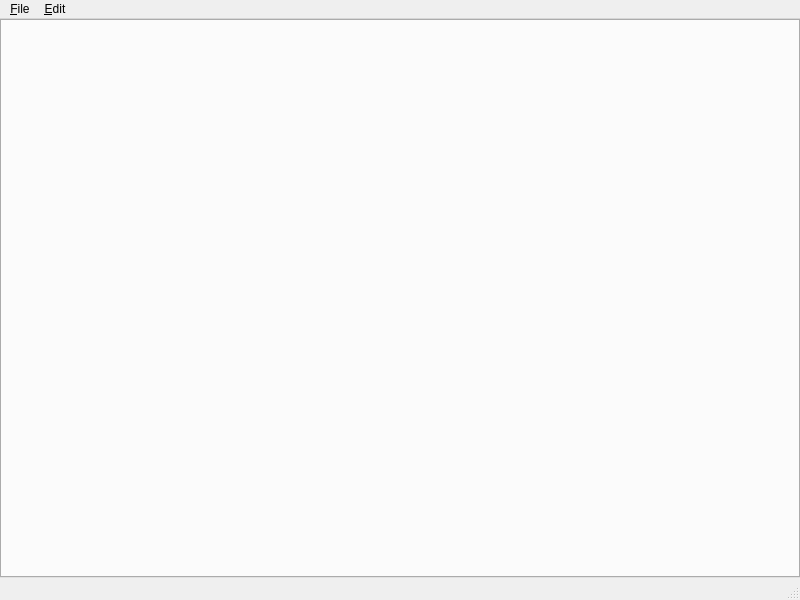
<?xml version="1.0" encoding="UTF-8"?>
<ui version="4.0">
 <class>MainWindow</class>
 <widget class="QMainWindow" name="MainWindow">
  <property name="geometry">
   <rect>
    <x>0</x>
    <y>0</y>
    <width>800</width>
    <height>600</height>
   </rect>
  </property>
  <property name="windowTitle">
   <string>Clight GUI</string>
  </property>
  <property name="windowIcon">
   <iconset theme="display-brightness">
    <normaloff>.</normaloff>.</iconset>
  </property>
  <widget class="QWidget" name="centralwidget">
   <layout class="QGridLayout" name="gridLayout">
    <property name="leftMargin">
     <number>0</number>
    </property>
    <property name="topMargin">
     <number>0</number>
    </property>
    <property name="rightMargin">
     <number>0</number>
    </property>
    <property name="bottomMargin">
     <number>0</number>
    </property>
    <item row="0" column="0">
     <widget class="QTabWidget" name="tabWidget">
      <property name="currentIndex">
       <number>-1</number>
      </property>
     </widget>
    </item>
   </layout>
  </widget>
  <widget class="QMenuBar" name="menubar">
   <property name="geometry">
    <rect>
     <x>0</x>
     <y>0</y>
     <width>800</width>
     <height>26</height>
    </rect>
   </property>
   <widget class="QMenu" name="menuFile">
    <property name="title">
     <string>&amp;File</string>
    </property>
    <addaction name="actionSave"/>
    <addaction name="actionQuit"/>
   </widget>
   <widget class="QMenu" name="menu_Edit">
    <property name="title">
     <string>&amp;Edit</string>
    </property>
    <addaction name="actionInhibit"/>
    <addaction name="actionCapture"/>
    <addaction name="actionPause"/>
   </widget>
   <addaction name="menuFile"/>
   <addaction name="menu_Edit"/>
  </widget>
  <widget class="QStatusBar" name="statusbar"/>
  <action name="actionSave">
   <property name="text">
    <string>&amp;Save</string>
   </property>
  </action>
  <action name="actionInhibit">
   <property name="checkable">
    <bool>true</bool>
   </property>
   <property name="text">
    <string>&amp;Inhibit</string>
   </property>
  </action>
  <action name="actionCapture">
   <property name="text">
    <string>Force &amp;Capture</string>
   </property>
  </action>
  <action name="actionPause">
   <property name="checkable">
    <bool>true</bool>
   </property>
   <property name="text">
    <string>&amp;Pause</string>
   </property>
  </action>
  <action name="actionQuit">
   <property name="text">
    <string>&amp;Quit</string>
   </property>
   <property name="shortcut">
    <string>Ctrl+Q</string>
   </property>
  </action>
 </widget>
 <resources/>
 <connections/>
</ui>
